Frame 1 (no input): blank canvas, image omitted
Frame 60 (no input): blank canvas, image omitted
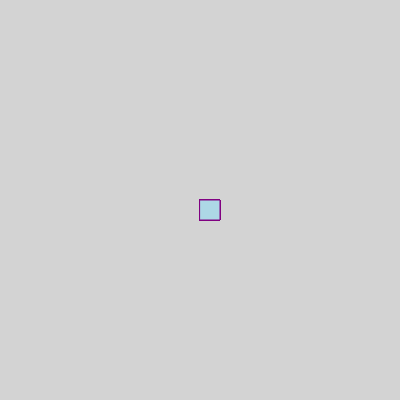
Frame 120 (the mouse pressed at the canvas centre since frame 60)

The p5.js sketch whose frames 1 and 60 were blank and that drew this single picture after the mouse press (run headless with seeded random() and noise() and a simulated clock; from frame 60 on, the mouse is pressed at the canvas centre):

// p5.js sketch
// ── sketch.js
function setup() {
    createCanvas(400, 400);
     background("lightgray");
    
    }
  function draw() {
   
    stroke("purple");
    fill("lightblue");
    
    if (mouseIsPressed) {
    rect(mouseX, mouseY, 20, 20);
  }
  
  
  }
